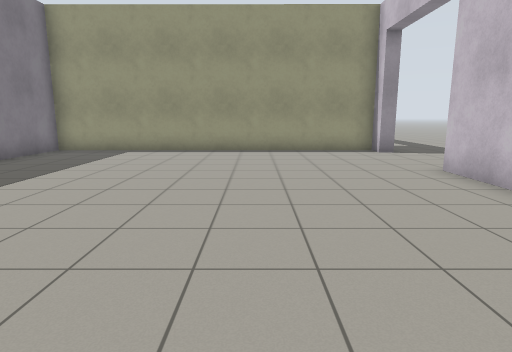
view 1 (above)

17 first-person views from a walk through a Gazebo world. The camera is 1.2 m above the floor, tilts 10° down and sees 75° across. The floor is counted in squares, 1 m on a side. Each view is taken from the middle of a square. On the plan, view 1 faces up. The plan holds only what a view shows up to about 13 squares ahead; the rest is blank. The place goes on beyond the plan. The robots in the file are not drawn.

view 2
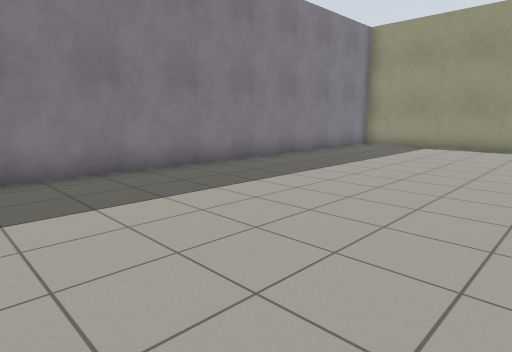

view 3
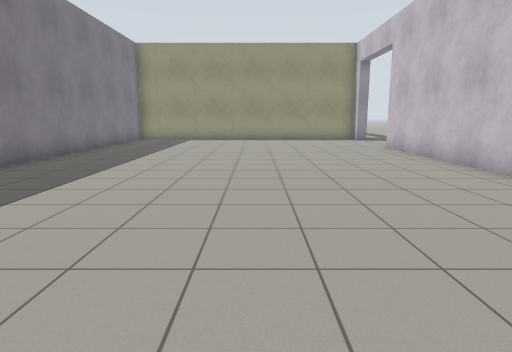

view 4
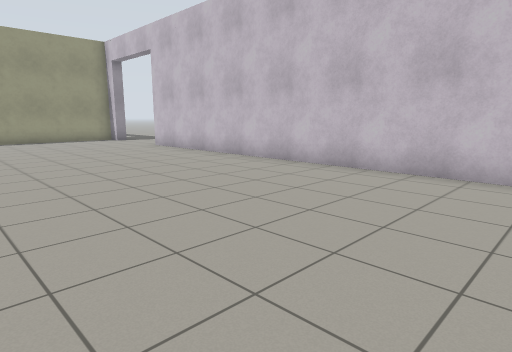

view 5
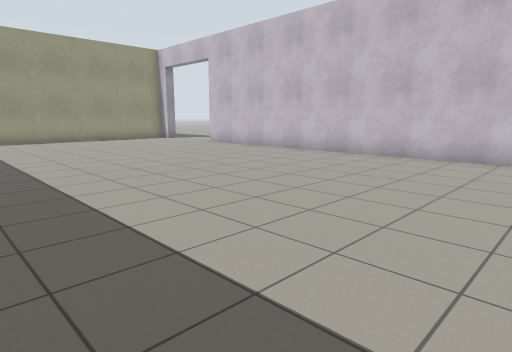

view 6
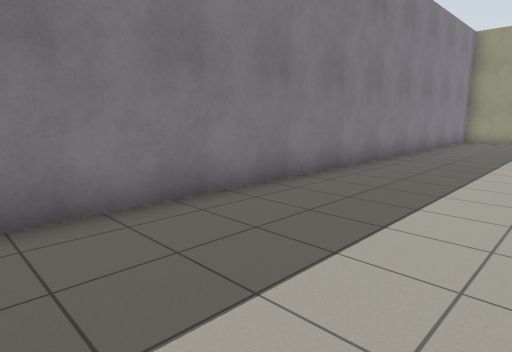

view 7
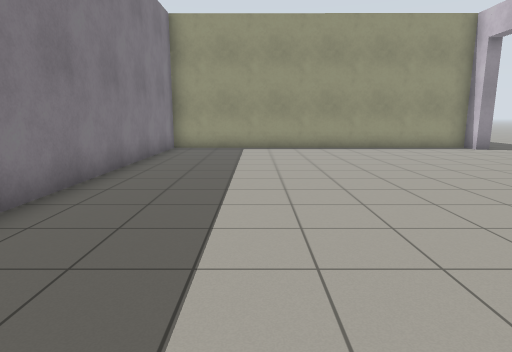

view 8
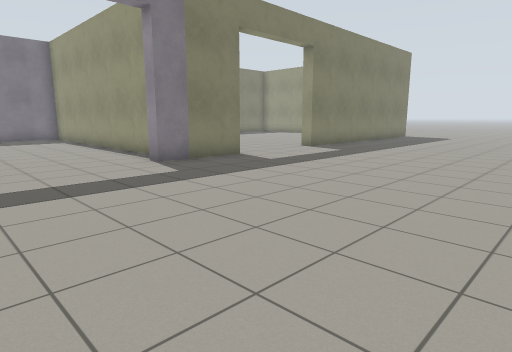

view 9
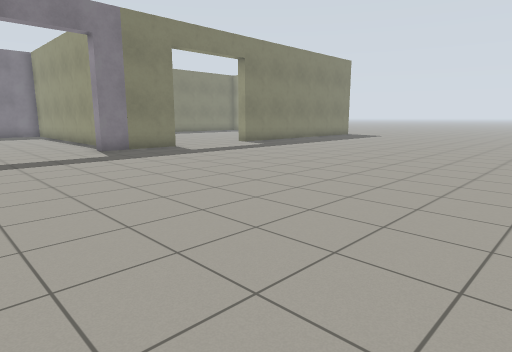

view 10
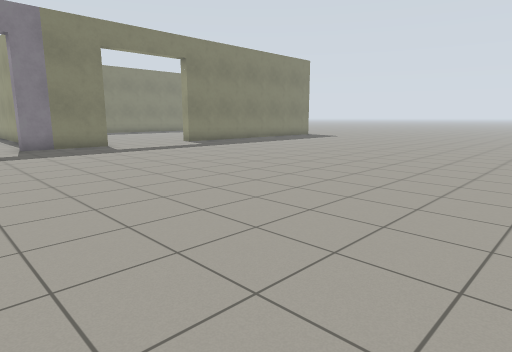

view 11
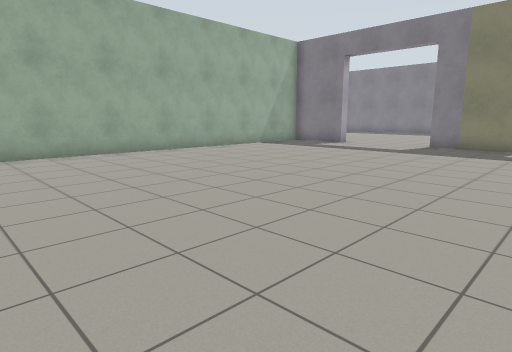

view 12
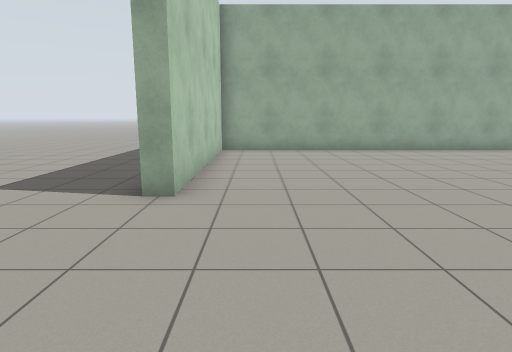

view 13
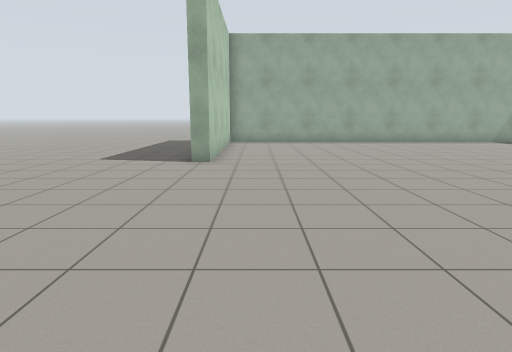

view 14
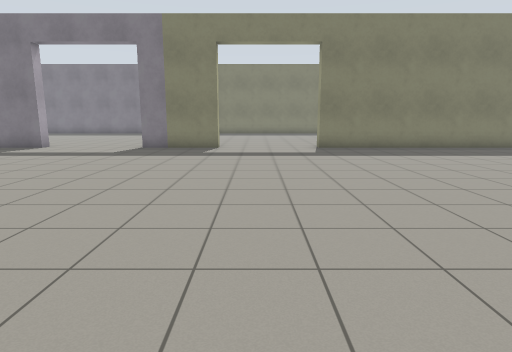

view 15
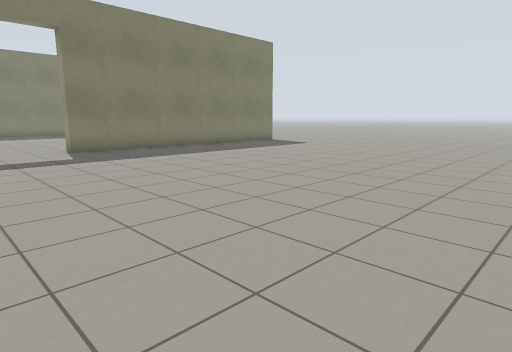

view 16
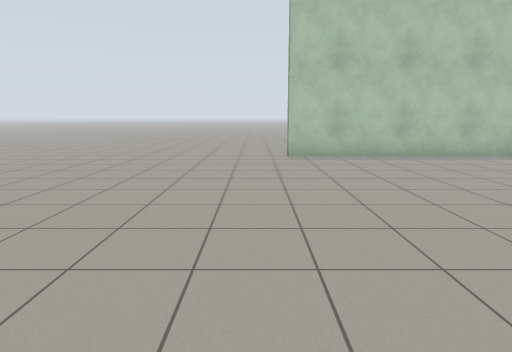

view 17
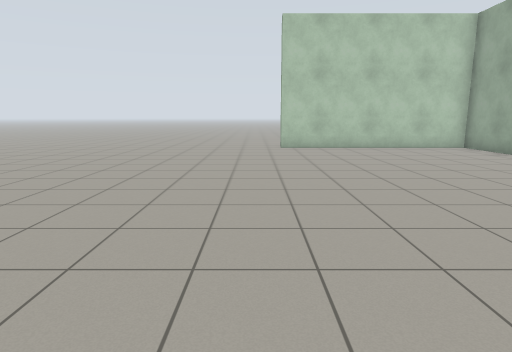

### Floor plan
Points are (right, up) in squares from view 1. A wall is a line through its corners. A room is listed if a view was taken in it or the views show most of it. See-through windows are left out.
Room 1 (views 1, 2, 3, 4, 5, 6, 7)
walls: (4.3, -5.1) (4.3, 7.5); (4.3, 12.2) (-7.2, 12.3) (-7.2, -5.6)
ways out: opening at (3.2, 9.5) to room 2
Room 2 (views 8, 9, 10, 11, 12, 13, 14, 15, 16, 17)
walls: (4.8, 14.6) (4.8, 11.5) (4.3, 11.5); (4.8, 7.6) (4.8, 6); (4.8, 22.5) (4.8, 18.5) (4.2, 18.5); (9.5, 4.8) (20.2, 4.7) (20.2, 12) (20.8, 12)
ways out: opening at (3.2, 9.5) to room 1; opening at (22, 12)

Positions as (right, up) in squares from view 1, and headings:
1: (0, 0), facing up
2: (0, -2), facing up-left
3: (-1, -6), facing up
4: (-3, -6), facing up-right
5: (-6, -6), facing up-right
6: (-3, -6), facing up-left
7: (-4, -1), facing up
8: (13, 7), facing up-left
9: (17, 7), facing up-left
10: (19, 9), facing up-left
11: (19, 16), facing down-left
12: (19, 17), facing down
13: (19, 21), facing down
14: (18, 16), facing left
15: (17, 15), facing up-left
16: (10, 13), facing right
17: (7, 13), facing right
